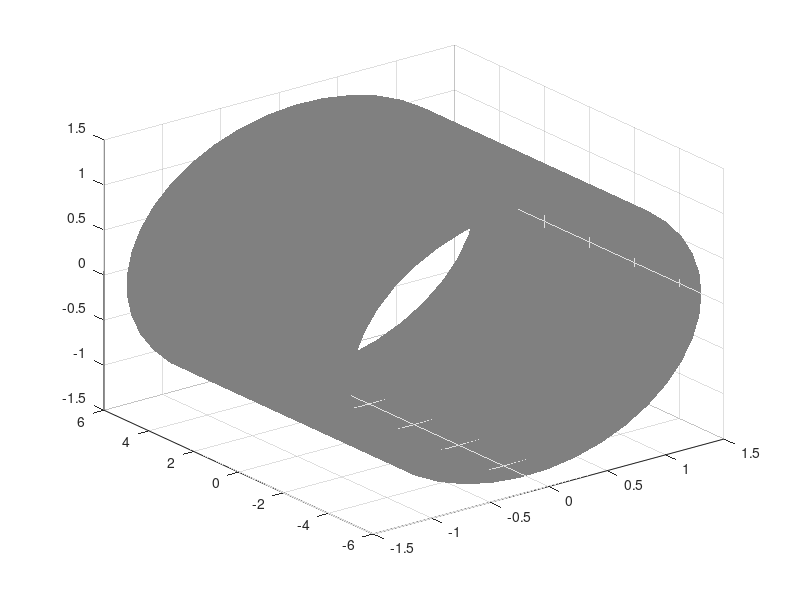

Write the MATLAB code that produced this figure. (Note: this script raises an error after producing the figure.)
Y=-5:5;
theta=linspace(0,2*pi,40);
[Y,theta]=meshgrid(Y,theta);

r = 1.5
% calculate x and z
X=r*cos(theta);
Z=r*sin(theta);

hs = surf(X,Y,Z)

set(hs,'EdgeColor','None', ...
        'FaceColor', [0.5 0.5 0.5], 'FaceLighting', 'phong');
alpha(0.7);

hold on
camlight right;

r = 0.5
% recalculate x and z
X=r*cos(theta);
Z=r*sin(theta);

hs = surf(X,Y,Z)

axis equal

set(hs,'EdgeColor','None', ...
        'FaceColor', [0.5 0.5 0.5], 'FaceLighting', 'phong');
alpha(0.7);

axis off
camlight right;
lighting gouraud
view(140, 24)

% white background
set(gcf,'color','white')